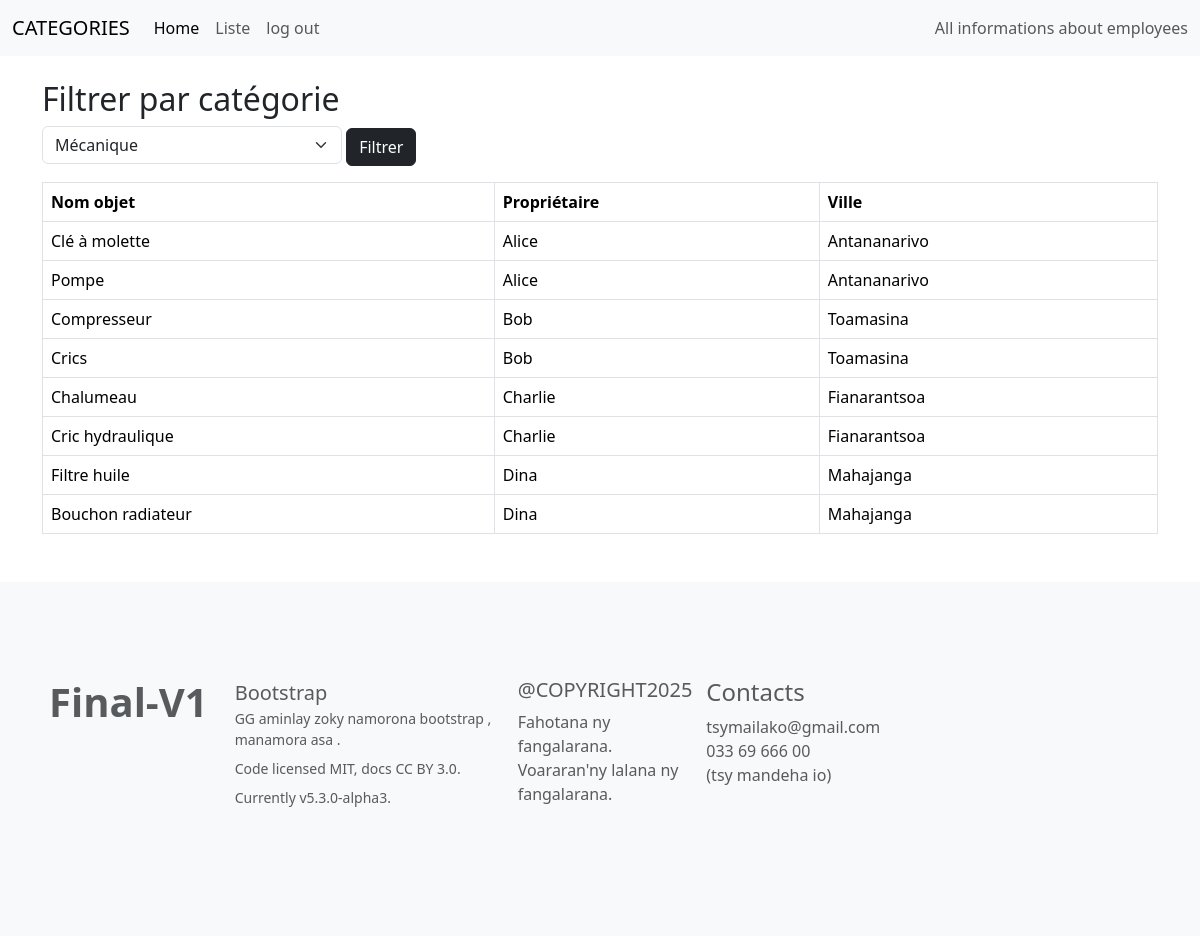
The page /pages/categorie.php?categorie=3 on the database its author committed.
### tables this page shows
CREATE TABLE V1_EXAM_objet (
    id_objet INT PRIMARY KEY AUTO_INCREMENT,
    nom_objet VARCHAR(100) NOT NULL,
    id_categorie INT NOT NULL,
    id_membre INT NOT NULL,
    FOREIGN KEY (id_categorie) REFERENCES V1_EXAM_categorie_objet(id_categorie) ON DELETE CASCADE,
    FOREIGN KEY (id_membre) REFERENCES V1_EXAM_membre(id_membre) ON DELETE CASCADE
);

CREATE TABLE V1_EXAM_membre (
    id_membre INT PRIMARY KEY AUTO_INCREMENT,
    nom VARCHAR(100) NOT NULL,
    date_naissance DATE NOT NULL,
    genre ENUM('Homme', 'Femme') NOT NULL,
    email VARCHAR(150) UNIQUE NOT NULL,
    ville VARCHAR(100),
    mdp VARCHAR(255) NOT NULL,
    image_profil VARCHAR(255)
);

### inc/connection.php (called while the page is built, shortened)
<?php
function dbconnect()
{
    static $connect = null;
    if ($connect === null) {
        $connect = mysqli_connect('localhost', 'ETU003964', 'jV8bPgbK', 'db_s2_ETU003964');
        mysqli_set_charset($connect, 'utf8mb4');
    }
    return $connect;
}
?>

### inc/fonction.php (called while the page is built, shortened)
<?php
require_once 'connection.php';
function getAllCategories() {
    $sql = "SELECT * FROM V1_EXAM_categorie_objet";
    $result = mysqli_query(dbconnect(), $sql);
    $data = [] ;
    if ($result) {
        while ($row = mysqli_fetch_assoc($result)) {
            $data[] = $row;
        }
    }
    return $data;
}
function getObjetsByCategorie($id_categorie) {
    $sql = "SELECT o.nom_objet, m.nom, m.ville
            FROM V1_EXAM_objet o
            JOIN V1_EXAM_membre m ON o.id_membre = m.id_membre
            WHERE o.id_categorie = " . intval($id_categorie);
    $result = mysqli_query(dbconnect(), $sql);
    $data = [] ;
    if ($result) {
        while ($row = mysqli_fetch_assoc($result)) {
            $data[] = $row;
        }
    }
    return $data;
}
?>

### pages/categorie.php (the view, shortened to what this page needs)
<?php
require_once('../inc/fonction.php');
include("../inc/header.php") ;
$categories = getAllCategories();
$selected = isset($_GET['categorie']) ? intval($_GET['categorie']) : 0;
$objets = $selected ? getObjetsByCategorie($selected) : [];
?>
<!DOCTYPE html>
<html lang="fr">
<head>
    <link rel="stylesheet" href="../assets/bootstrap/css/bootstrap.css">
</head>
<body>
<div class="container mt-4">
    <h2>Filtrer par catégorie</h2>
    <form method="get" class="mb-3">
        <select name="categorie" class="form-select" style="width:300px;display:inline-block;">
            <?php foreach ($categories as $cat): ?>
                <option value="<?= $cat['id_categorie'] ?>" <?= $selected == $cat['id_categorie'] ? 'selected' : '' ?>>
                    <?= htmlspecialchars($cat['nom_categorie']) ?>
                </option>
            <?php endforeach; ?>
        </select>
        <button type="submit" class="btn btn-dark">Filtrer</button>
    </form>
    <?php if ($selected && $objets): ?>
        <table class="table table-bordered">
            <thead>
                <tr>
                    <th>Nom objet</th>
                    <th>Propriétaire</th>
                    <th>Ville</th>
                </tr>
            </thead>
            <tbody>
            <?php foreach ($objets as $objet): ?>
                <tr>
                    <td><?= htmlspecialchars($objet['nom_objet']) ?></td>
                    <td><?= htmlspecialchars($objet['nom']) ?></td>
                    <td><?= htmlspecialchars($objet['ville']) ?></td>
                </tr>
            <?php endforeach; ?>
            </tbody>
        </table>
    <?php elseif ($selected): ?>
        <div class="alert alert-warning">Aucun objet dans cette catégorie.</div>
    <?php endif; ?>
</div>
</body>
</html>
<?php
include("../inc/footer.php") ;
?>

### rows shown on the page
v1_exam_objet: nom_objet "Clé à molette", id_membre.nom "Alice", id_membre.ville "Antananarivo"
v1_exam_objet: nom_objet "Pompe", id_membre.nom "Alice", id_membre.ville "Antananarivo"
v1_exam_objet: nom_objet "Compresseur", id_membre.nom "Bob", id_membre.ville "Toamasina"
v1_exam_objet: nom_objet "Crics", id_membre.nom "Bob", id_membre.ville "Toamasina"
v1_exam_objet: nom_objet "Chalumeau", id_membre.nom "Charlie", id_membre.ville "Fianarantsoa"
v1_exam_objet: nom_objet "Cric hydraulique", id_membre.nom "Charlie", id_membre.ville "Fianarantsoa"
v1_exam_objet: nom_objet "Filtre huile", id_membre.nom "Dina", id_membre.ville "Mahajanga"
v1_exam_objet: nom_objet "Bouchon radiateur", id_membre.nom "Dina", id_membre.ville "Mahajanga"

### other values the page prints
form field categorie "Mécanique"
